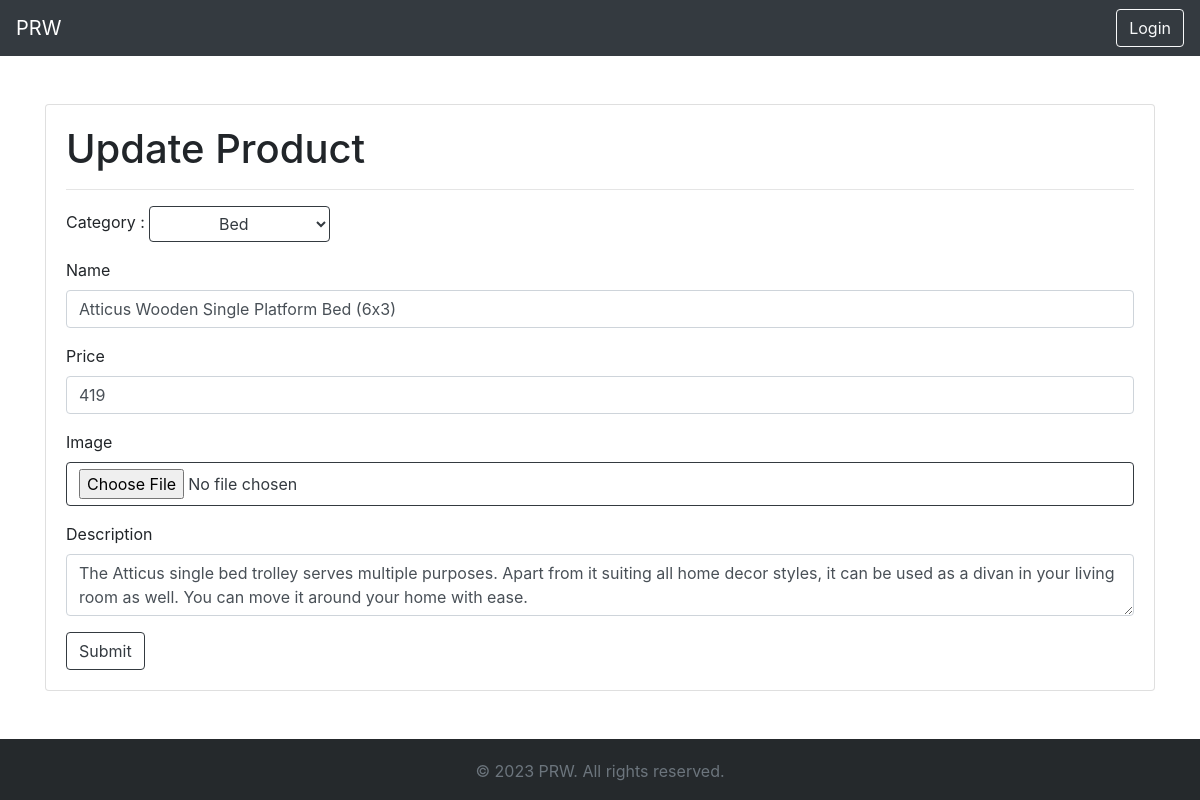
Page /update_product/1 on the committed database.
### models.py (models this page shows, shortened)
class Product(db.Model):
    product_id = db.Column(db.Integer,primary_key=True, autoincrement=True)
    product_name = db.Column(db.String(50),nullable=False)
    product_price = db.Column(db.Integer,nullable=True)
    product_image = db.Column(db.String(200),nullable=False)
    product_desc = db.Column(db.String(500),nullable=False)
    category_id = db.Column(db.Integer, db.ForeignKey('category.category_id'), nullable=False)
    user_id = db.Column(db.Integer, db.ForeignKey('user.user_id'), nullable=False)
    cart_fk = db.relationship('CartItem', backref='product', lazy=True, cascade="all,delete")

### routes.py (the view, shortened to what this page needs)
@app.route('/update_product/<int:product_id>', methods=['POST', 'GET'])
def update_product(product_id):
    try:
        product = Product.query.filter_by(product_id=product_id).first()
        categories = Category.query.all()
        return render_template('update_product.html', product=product, categories=categories)
    except Exception as e:
        flash('Something went wrong. Please try to update again!', 'danger')
        return redirect(url_for('renter'))

### routes.py (called while the page is built)
@app.context_processor
def cart_item_count():
    if 'username' in session:
        try:
            user = User.query.filter_by(username=session['username']).first()
            cart_items = CartItem.query.filter_by(user_id=user.user_id).all()
            count = len(cart_items)
            return {'cart_item_count': count}
        except Exception as e:
            return {'cart_item_count': 0}
    else:
        return {'cart_item_count': 0}

### templates/update_product.html (shortened to what this page needs)
{% extends 'base_02.html' %}
{% block body %}
<div class="container">
    <div class="card my-5">
        <div class="card-body">
            <form action="/update_product/{{product.product_id}}" method="post" enctype="multipart/form-data">
                <h1>Update Product</h1>
                <hr>
                <div class="form-group">
                    <label>Category : </label>
                    <select class="btn btn-outline-dark" id="category" name="category_id">
                        {% for category in categories %}
                        {% if category.category_id == product.category_id %}
                        <option value="{{ product.category_id }}" selected>{{ product.category.category_name }}</option>
                        {% else %}
                        <option value="{{ category.category_id }}" >{{ category.category_name }}</option>
                        {% endif %}
                        {% endfor %}
                    </select>
                </div>
                <div class="form-group">
                    <label>Name</label>
                    <input type="text" class="form-control" name="product_name" value="{{product.product_name}}"
                        required>
                </div>
                <div class="form-group">
                    <label>Price</label>
                    <input type="number" class="form-control" name="product_price" value="{{product.product_price}}"
                        required>
                </div>
                <div class="form-group">
                    <label>Image</label>
                    <input type="file" class="form-control btn btn-outline-dark" name="product_image" required>
                </div>
                <div class="form-group">
                    <label>Description</label>
                    <textarea class="form-control" name="product_desc" required>{{product.product_desc}}</textarea>
                </div>
                <button type="submit" class="btn btn-outline-dark">Submit</button>
            </form>
        </div>
    </div>
</div>
{% endblock body %}

### static/css/style.css (style rules this page uses)
html { scroll-behavior: smooth; }
.body-css { margin: 0; padding: 0; display: flex; flex-direction: column; min-height: 100vh; }

### rows in the picture
Product: product_name "Atticus Wooden Single Platform Bed (6x3)", product_price "419", product_desc "The Atticus single bed trolley serves multiple purposes. Apart from it suiting all home decor styles, it can be used as a divan in your living room as well. You can move it around your home with ease."

### other values in the picture
form field category_id "Bed"
